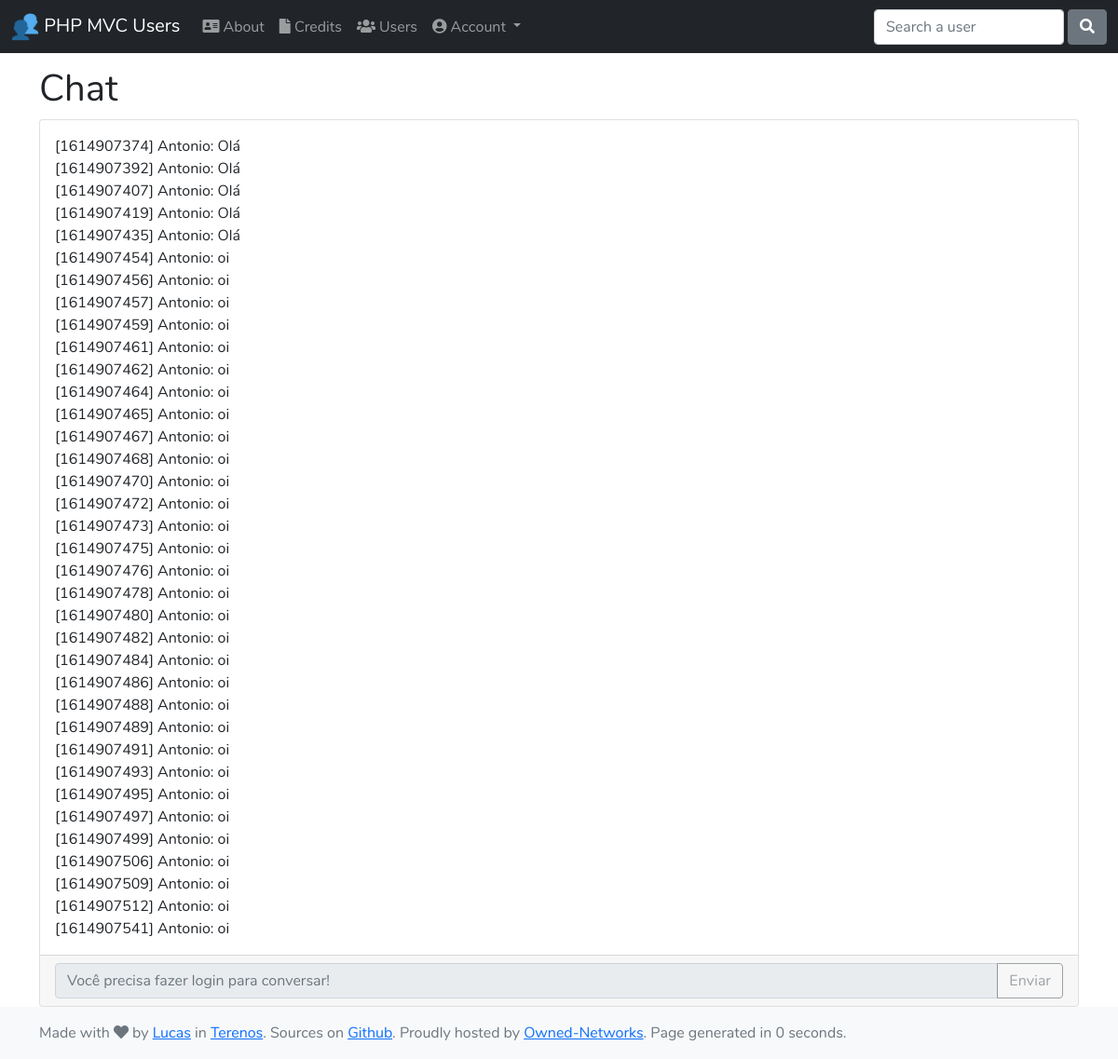
The page / on the database its author committed.
### tables this page shows
CREATE TABLE chat (
    "id"		INTEGER PRIMARY KEY AUTOINCREMENT,
    "user_id"	INTEGER,
    "user"      TEXT,
    "message"   TEXT,
    "timestamp" INTEGER,
    FOREIGN KEY(user_id) REFERENCES users(id),
    FOREIGN KEY(user) REFERENCES users(user)
);

### app/Controller/ChatController.php (called while the page is built, shortened)
<?php
class ChatController
{
    public function index()
    {
        $Chat = new Chat();
        $messages = $Chat->list();
        require APP . 'view/_templates/header.php';
        require APP . 'view/chat/list.php';
        require APP . 'view/_templates/footer.php';
    }
}

### public/index.php (called while the page is built, shortened)
<?php
require APP . DIRECTORY_SEPARATOR . 'autoload.php';
$app = new Application();

### app/autoload.php (called while the page is built, shortened)
<?php
spl_autoload_register(function ($class) {
    $prefix = 'App\\';
    $base_dir = APP;
    $len = strlen($prefix);
    $relative_class = substr($class, $len);
    $file = $base_dir . str_replace('\\', '/', $relative_class) . '.php';
});

### app/Core/Model.php (called while the page is built, shortened)
<?php
class Model
{
    private function open() {
        $this->db = new PDO('sqlite:' . DB_FILE);
    }
}

### app/Model/Chat.php (called while the page is built, shortened)
<?php
class Chat extends Model
{
    public array $results = [];
    public function list(): array
    {
        $this->cleanOlder();
        $query = $this->db->prepare("SELECT id, user_id, user, message, timestamp FROM " . CHAT_TABLE);
        $query->execute();
        while ($row = $query->fetch()) {
            $this->results[] = $row;
        }
        return $this->results;
    }
    public function cleanOlder()
    {
        if ($this->amount() > 500) {
            $query = $this->db->prepare("DELETE FROM " . CHAT_TABLE . " WHERE id IS NOT NULL ORDER BY timestamp LIMIT 1");
            $query->execute();
        }
    }
    public function amount()
    {
        $sql = "SELECT COUNT(id) AS amount FROM " . CHAT_TABLE . ";";
        $query = $this->db->prepare($sql);
        $query->execute();
        return $query->fetch()->amount;
    }
}

### app/view/chat/list.php (the view)
<main>
    <div class="container h-100">
        <nav aria-label="breadcrumb" class="mt-2" style="--bs-breadcrumb-divider: '>';">
            <ol class="breadcrumb">
                <li class="breadcrumb-item"><a href="<?php echo URL; ?>">Home</a></li>
                <li class="breadcrumb-item active" aria-current="page">Chat</li>
            </ol>
        </nav>
        <h1>Chat</h1>
        <div class="card my-auto">
            <div class="card-body h-100">
                <?php
                if (isset($messages)) {
                    foreach ($messages as $message) {
                        echo '[' . $message->timestamp . '] ' . $message->user . ': ' . $message->message . ((isset($_SESSION['role']) && $_SESSION['role'] === 'admin') ? ' <a href="' . URL . 'chat/delete/' . $message->id . '">del</a>' : '') . '<br />';
                    }
                }
                ?>
            </div>
            <div class="card-footer">
                <form action="<?php echo URL; ?>chat/send" method="post">
                    <div class="input-group m-0">
                        <input name="message" type="text" class="form-control" placeholder="<?php echo isset($_SESSION['logged']) ? 'Fale alguma coisa...' : 'Você precisa fazer login para conversar!'; ?>" aria-label="Fale alguma coisa..." aria-describedby="button-addon" <?php echo isset($_SESSION['logged']) ? '' : 'disabled'; ?>>
                        <button class="btn btn-outline-secondary" type="submit" id="button-addon" <?php echo isset($_SESSION['logged']) ? '' : 'disabled'; ?>>Enviar</button>
                    </div>
                </form>
            </div>
        </div>
    </div>
</main>

### app/Core/Application.php (shortened to what this page needs)
<?php
class Application
{
    private $url_controller = null;
    private $url_action = '';
    private $url_params = array();
    public function __construct()
    {
        if (!$this->url_controller) {
            $page = new ChatController();
            $page->index();
        } else if (file_exists(APP . 'Controller/' . ucfirst($this->url_controller) . 'Controller.php')) {
            $controller = "\\App\\Controller\\" . ucfirst($this->url_controller) . 'Controller';
            $this->url_controller = new $controller();
            if (method_exists($this->url_controller, $this->url_action) &&
                is_callable(array($this->url_controller, $this->url_action))) {
                if (!empty($this->url_params)) {
                    call_user_func_array(array($this->url_controller, $this->url_action), $this->url_params);
                } else {
                    $this->url_controller->{$this->url_action}();
                }
            } else {
                if (strlen($this->url_action) == 0) {
                    $this->url_controller->index();
                } else {
                    $page = new PagesController();
                    $page->error();
                }
            }
        } else {
            $page = new PagesController();
            $page->error();
        }
    }
}

### app/view/_templates/header.php (shortened to what this page needs)
<?php
$time = microtime();
$time = explode(' ', $time);
$time = $time[1] + $time[0];
$start = $time;
?>
<!doctype html>
<html lang="pt-br" class="h-100">
<head>
    <link rel="stylesheet" href="<?php echo URL; ?>css/bootstrap.min.css">
    <link rel="stylesheet" href="<?php echo URL; ?>css/hamburgers.min.css">
    <link rel="stylesheet" href="<?php echo URL; ?>css/fontawesome.min.css">
    <link rel="stylesheet" href="<?php echo URL; ?>css/main.css">
</head>
<body class="d-flex flex-column h-100">
    <header>
        <nav class="navbar navbar-expand-md navbar-dark fixed-top bg-dark">
            <div class="container-fluid">
                <a class="navbar-brand" href="<?php echo URL; ?>">
                    <img src="<?php echo URL; ?>img/logo-32x32.png" width="30" height="30" alt="PHP MVC Users" style="margin-top: -5px;">
                    PHP MVC Users
                </a>
                <div class="collapse navbar-collapse" id="navbarsExampleDefault">
                    <ul class="navbar-nav me-auto">
                        <li class="nav-item">
                            <a class="nav-link" href="<?php echo URL; ?>pages/about"><i class="fas fa-address-card"></i> About</a>
                        </li>
                        <li class="nav-item">
                            <a class="nav-link" href="<?php echo URL; ?>pages/credits"><i class="fas fa-file"></i> Credits</a>
                        </li>
                        <li class="nav-item">
                            <a class="nav-link" href="<?php echo URL; ?>users"><i class="fas fa-users"></i> Users</a>
                        </li>
                        <?php if (!isset($_SESSION['logged'])) { ?>
                        <li class="nav-item dropdown">
                            <a class="nav-link dropdown-toggle" href="#" id="navbarDropdown" role="button" data-bs-toggle="dropdown" aria-expanded="false">
                                <i class="fas fa-user-circle"></i> Account
                            </a>
                        </li>
                        <?php } ?>
                    </ul>
                    <form action="<?php echo URL; ?>users/search" method="post" class="d-flex">
                        <input name="term" class="form-control me-1" type="text" placeholder="Search a user" aria-label="Search">
                        <button class="btn btn-secondary" type="submit"><i class="fas fa-search"></i></button>
                    </form>
                </div>
            </div>
        </nav>
    </header>

### app/view/_templates/footer.php (shortened to what this page needs)
<footer class="footer mt-auto py-3 bg-light">
    <div class="container">
        <span class="text-muted">
            Made with <i class="fas fa-heart"></i> by <a href="https://lucasbrum.net" target="_blank">Lucas</a> in <a href="https://pt.wikipedia.org/wiki/Terenos" target="_blank">Terenos</a>.
            <div class="d-none d-sm-inline">Sources on <a href="https://github.com/sistematico/php-mvc-users" target="_blank">Github</a>.
            Proudly hosted by <a href="https://www.owned-networks.net/client_area/aff.php?aff=11" target="_blank">Owned-Networks</a>.
            <?php
                $time = microtime();
                $time = explode(' ', $time);
                $time = $time[1] + $time[0];
                $finish = $time;
                $total_time = round(($finish - $start), 4);
                echo 'Page generated in '.$total_time.' seconds.';
            ?>
            </div>
        </span>
    </div>
</footer>
</body>
</html>

### public/css/main.css (style rules this page uses)
body { font-family: 'Nunito', sans-serif; }

### rows shown on the page
chat: timestamp "1614907374", user "Antonio", message "Olá"
chat: timestamp "1614907392", user "Antonio", message "Olá"
chat: timestamp "1614907407", user "Antonio", message "Olá"
chat: timestamp "1614907419", user "Antonio", message "Olá"
chat: timestamp "1614907435", user "Antonio", message "Olá"
chat: timestamp "1614907454", user "Antonio", message "oi"
chat: timestamp "1614907456", user "Antonio", message "oi"
chat: timestamp "1614907457", user "Antonio", message "oi"
chat: timestamp "1614907459", user "Antonio", message "oi"
chat: timestamp "1614907461", user "Antonio", message "oi"
chat: timestamp "1614907462", user "Antonio", message "oi"
chat: timestamp "1614907464", user "Antonio", message "oi"
chat: timestamp "1614907465", user "Antonio", message "oi"
chat: timestamp "1614907467", user "Antonio", message "oi"
chat: timestamp "1614907468", user "Antonio", message "oi"
chat: timestamp "1614907470", user "Antonio", message "oi"
chat: timestamp "1614907472", user "Antonio", message "oi"
chat: timestamp "1614907473", user "Antonio", message "oi"
chat: timestamp "1614907475", user "Antonio", message "oi"
chat: timestamp "1614907476", user "Antonio", message "oi"
chat: timestamp "1614907478", user "Antonio", message "oi"
chat: timestamp "1614907480", user "Antonio", message "oi"
chat: timestamp "1614907482", user "Antonio", message "oi"
chat: timestamp "1614907484", user "Antonio", message "oi"
chat: timestamp "1614907486", user "Antonio", message "oi"
chat: timestamp "1614907488", user "Antonio", message "oi"
chat: timestamp "1614907489", user "Antonio", message "oi"
chat: timestamp "1614907491", user "Antonio", message "oi"
chat: timestamp "1614907493", user "Antonio", message "oi"
chat: timestamp "1614907495", user "Antonio", message "oi"
chat: timestamp "1614907497", user "Antonio", message "oi"
chat: timestamp "1614907499", user "Antonio", message "oi"
chat: timestamp "1614907506", user "Antonio", message "oi"
chat: timestamp "1614907509", user "Antonio", message "oi"
chat: timestamp "1614907512", user "Antonio", message "oi"
chat: timestamp "1614907541", user "Antonio", message "oi"

### other values the page prints
$total_time "0"
